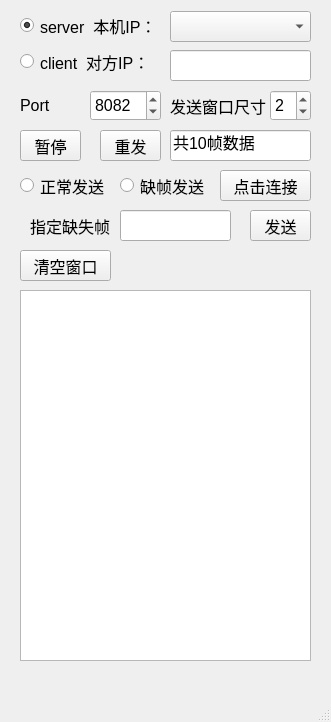
<?xml version="1.0" encoding="UTF-8"?>
<ui version="4.0">
 <class>MainWindow</class>
 <widget class="QMainWindow" name="MainWindow">
  <property name="geometry">
   <rect>
    <x>0</x>
    <y>0</y>
    <width>331</width>
    <height>722</height>
   </rect>
  </property>
  <property name="font">
   <font>
    <pointsize>12</pointsize>
   </font>
  </property>
  <property name="windowTitle">
   <string>MainWindow</string>
  </property>
  <widget class="QWidget" name="centralwidget">
   <widget class="QRadioButton" name="ServerRadio">
    <property name="geometry">
     <rect>
      <x>20</x>
      <y>10</y>
      <width>141</width>
      <height>31</height>
     </rect>
    </property>
    <property name="text">
     <string>server  本机IP：</string>
    </property>
    <property name="checked">
     <bool>true</bool>
    </property>
   </widget>
   <widget class="QRadioButton" name="ClientRadio">
    <property name="geometry">
     <rect>
      <x>20</x>
      <y>46</y>
      <width>141</width>
      <height>31</height>
     </rect>
    </property>
    <property name="text">
     <string>client  对方IP：</string>
    </property>
   </widget>
   <widget class="QLineEdit" name="ClientIPLine">
    <property name="geometry">
     <rect>
      <x>170</x>
      <y>50</y>
      <width>141</width>
      <height>31</height>
     </rect>
    </property>
   </widget>
   <widget class="QLabel" name="label">
    <property name="geometry">
     <rect>
      <x>20</x>
      <y>90</y>
      <width>54</width>
      <height>31</height>
     </rect>
    </property>
    <property name="text">
     <string>Port</string>
    </property>
   </widget>
   <widget class="QSpinBox" name="PortBox">
    <property name="geometry">
     <rect>
      <x>90</x>
      <y>90</y>
      <width>71</width>
      <height>31</height>
     </rect>
    </property>
    <property name="maximum">
     <number>100000</number>
    </property>
    <property name="value">
     <number>8082</number>
    </property>
   </widget>
   <widget class="QPushButton" name="ConnectButton">
    <property name="geometry">
     <rect>
      <x>220</x>
      <y>170</y>
      <width>91</width>
      <height>31</height>
     </rect>
    </property>
    <property name="text">
     <string>点击连接</string>
    </property>
   </widget>
   <widget class="QPushButton" name="PauseButton">
    <property name="geometry">
     <rect>
      <x>20</x>
      <y>130</y>
      <width>61</width>
      <height>31</height>
     </rect>
    </property>
    <property name="text">
     <string>暂停</string>
    </property>
   </widget>
   <widget class="QPushButton" name="ResendButton">
    <property name="geometry">
     <rect>
      <x>100</x>
      <y>130</y>
      <width>61</width>
      <height>31</height>
     </rect>
    </property>
    <property name="text">
     <string>重发</string>
    </property>
   </widget>
   <widget class="QLineEdit" name="FrameLine">
    <property name="geometry">
     <rect>
      <x>170</x>
      <y>130</y>
      <width>141</width>
      <height>31</height>
     </rect>
    </property>
    <property name="text">
     <string>共10帧数据</string>
    </property>
   </widget>
   <widget class="QTextEdit" name="MessageText">
    <property name="geometry">
     <rect>
      <x>20</x>
      <y>290</y>
      <width>291</width>
      <height>371</height>
     </rect>
    </property>
   </widget>
   <widget class="QRadioButton" name="NormalSendRadio">
    <property name="geometry">
     <rect>
      <x>20</x>
      <y>170</y>
      <width>91</width>
      <height>31</height>
     </rect>
    </property>
    <property name="text">
     <string>正常发送</string>
    </property>
    <property name="checked">
     <bool>false</bool>
    </property>
   </widget>
   <widget class="QRadioButton" name="LackSendRadio">
    <property name="geometry">
     <rect>
      <x>120</x>
      <y>170</y>
      <width>91</width>
      <height>31</height>
     </rect>
    </property>
    <property name="text">
     <string>缺帧发送</string>
    </property>
   </widget>
   <widget class="QLineEdit" name="LackFrameLine">
    <property name="geometry">
     <rect>
      <x>120</x>
      <y>210</y>
      <width>111</width>
      <height>31</height>
     </rect>
    </property>
   </widget>
   <widget class="QLabel" name="label_2">
    <property name="geometry">
     <rect>
      <x>30</x>
      <y>210</y>
      <width>81</width>
      <height>31</height>
     </rect>
    </property>
    <property name="text">
     <string>指定缺失帧</string>
    </property>
   </widget>
   <widget class="QSpinBox" name="WindowSIzeBox">
    <property name="geometry">
     <rect>
      <x>270</x>
      <y>90</y>
      <width>41</width>
      <height>31</height>
     </rect>
    </property>
    <property name="maximum">
     <number>5</number>
    </property>
    <property name="value">
     <number>2</number>
    </property>
   </widget>
   <widget class="QLabel" name="label_3">
    <property name="geometry">
     <rect>
      <x>170</x>
      <y>90</y>
      <width>101</width>
      <height>31</height>
     </rect>
    </property>
    <property name="text">
     <string>发送窗口尺寸</string>
    </property>
   </widget>
   <widget class="QPushButton" name="SendButton">
    <property name="geometry">
     <rect>
      <x>250</x>
      <y>210</y>
      <width>61</width>
      <height>31</height>
     </rect>
    </property>
    <property name="text">
     <string>发送</string>
    </property>
   </widget>
   <widget class="QPushButton" name="ClearButton">
    <property name="geometry">
     <rect>
      <x>20</x>
      <y>250</y>
      <width>91</width>
      <height>31</height>
     </rect>
    </property>
    <property name="text">
     <string>清空窗口</string>
    </property>
   </widget>
   <widget class="QLabel" name="SpeedLabel">
    <property name="geometry">
     <rect>
      <x>140</x>
      <y>255</y>
      <width>171</width>
      <height>21</height>
     </rect>
    </property>
    <property name="text">
     <string/>
    </property>
   </widget>
   <widget class="QComboBox" name="ServerIPLine">
    <property name="geometry">
     <rect>
      <x>170</x>
      <y>11</y>
      <width>141</width>
      <height>31</height>
     </rect>
    </property>
   </widget>
  </widget>
  <widget class="QMenuBar" name="menubar">
   <property name="geometry">
    <rect>
     <x>0</x>
     <y>0</y>
     <width>331</width>
     <height>27</height>
    </rect>
   </property>
  </widget>
  <widget class="QStatusBar" name="statusbar"/>
 </widget>
 <resources/>
 <connections/>
</ui>
